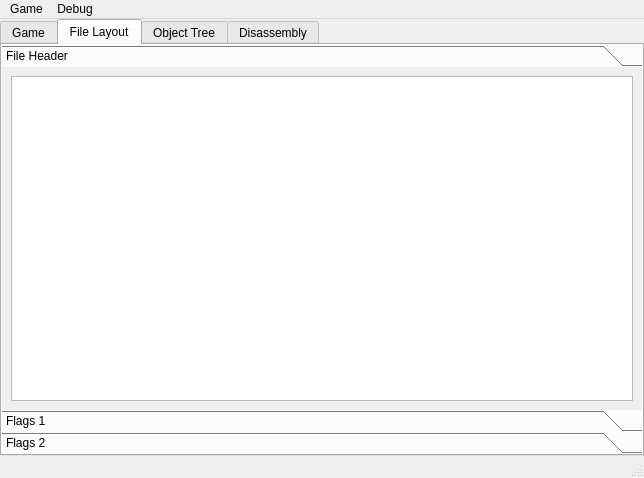
<?xml version="1.0" encoding="UTF-8"?>
<ui version="4.0">
 <class>MainWindow</class>
 <widget class="QMainWindow" name="MainWindow">
  <property name="geometry">
   <rect>
    <x>0</x>
    <y>0</y>
    <width>644</width>
    <height>478</height>
   </rect>
  </property>
  <property name="windowTitle">
   <string>Z-Machine Explorer</string>
  </property>
  <widget class="QWidget" name="centralwidget">
   <layout class="QVBoxLayout" name="verticalLayout">
    <property name="leftMargin">
     <number>0</number>
    </property>
    <property name="topMargin">
     <number>0</number>
    </property>
    <property name="rightMargin">
     <number>0</number>
    </property>
    <property name="bottomMargin">
     <number>0</number>
    </property>
    <item>
     <widget class="QTabWidget" name="tabWidget">
      <property name="tabPosition">
       <enum>QTabWidget::TabPosition::North</enum>
      </property>
      <property name="currentIndex">
       <number>1</number>
      </property>
      <widget class="QWidget" name="tabGame">
       <attribute name="title">
        <string>Game</string>
       </attribute>
       <layout class="QVBoxLayout" name="verticalLayout_6">
        <property name="leftMargin">
         <number>0</number>
        </property>
        <property name="topMargin">
         <number>0</number>
        </property>
        <property name="rightMargin">
         <number>0</number>
        </property>
        <property name="bottomMargin">
         <number>0</number>
        </property>
        <item>
         <widget class="QTextEdit" name="textEdit">
          <property name="undoRedoEnabled">
           <bool>false</bool>
          </property>
          <property name="readOnly">
           <bool>true</bool>
          </property>
         </widget>
        </item>
       </layout>
      </widget>
      <widget class="QWidget" name="tabFileLayout">
       <attribute name="title">
        <string>File Layout</string>
       </attribute>
       <layout class="QVBoxLayout" name="verticalLayout_2">
        <property name="leftMargin">
         <number>0</number>
        </property>
        <property name="topMargin">
         <number>0</number>
        </property>
        <property name="rightMargin">
         <number>0</number>
        </property>
        <property name="bottomMargin">
         <number>0</number>
        </property>
        <item>
         <widget class="QToolBox" name="toolBox">
          <property name="currentIndex">
           <number>0</number>
          </property>
          <property name="tabSpacing">
           <number>0</number>
          </property>
          <widget class="QWidget" name="fileHeaderPage">
           <property name="geometry">
            <rect>
             <x>0</x>
             <y>0</y>
             <width>640</width>
             <height>322</height>
            </rect>
           </property>
           <attribute name="label">
            <string>File Header</string>
           </attribute>
           <layout class="QVBoxLayout" name="verticalLayout_5">
            <item>
             <widget class="QTableView" name="headerTable">
              <property name="editTriggers">
               <set>QAbstractItemView::EditTrigger::SelectedClicked</set>
              </property>
             </widget>
            </item>
           </layout>
          </widget>
          <widget class="QWidget" name="flags1Page">
           <property name="geometry">
            <rect>
             <x>0</x>
             <y>0</y>
             <width>640</width>
             <height>322</height>
            </rect>
           </property>
           <attribute name="label">
            <string>Flags 1</string>
           </attribute>
           <layout class="QVBoxLayout" name="verticalLayout_7">
            <item>
             <widget class="QTableView" name="flags1Table"/>
            </item>
           </layout>
          </widget>
          <widget class="QWidget" name="flags2Page">
           <property name="geometry">
            <rect>
             <x>0</x>
             <y>0</y>
             <width>640</width>
             <height>322</height>
            </rect>
           </property>
           <attribute name="label">
            <string>Flags 2</string>
           </attribute>
           <layout class="QVBoxLayout" name="verticalLayout_8">
            <item>
             <widget class="QTableView" name="flags2Table"/>
            </item>
           </layout>
          </widget>
         </widget>
        </item>
       </layout>
      </widget>
      <widget class="QWidget" name="tabObjectTree">
       <attribute name="title">
        <string>Object Tree</string>
       </attribute>
       <layout class="QVBoxLayout" name="verticalLayout_4">
        <property name="leftMargin">
         <number>0</number>
        </property>
        <property name="topMargin">
         <number>0</number>
        </property>
        <property name="rightMargin">
         <number>0</number>
        </property>
        <property name="bottomMargin">
         <number>0</number>
        </property>
        <item>
         <layout class="QHBoxLayout" name="horizontalLayout_2">
          <item>
           <widget class="QPushButton" name="btnUpdateObjects">
            <property name="enabled">
             <bool>false</bool>
            </property>
            <property name="text">
             <string>Update Objects</string>
            </property>
           </widget>
          </item>
          <item>
           <spacer name="horizontalSpacer_2">
            <property name="orientation">
             <enum>Qt::Orientation::Horizontal</enum>
            </property>
            <property name="sizeHint" stdset="0">
             <size>
              <width>40</width>
              <height>20</height>
             </size>
            </property>
           </spacer>
          </item>
         </layout>
        </item>
        <item>
         <widget class="QTreeView" name="objectTreeView"/>
        </item>
       </layout>
      </widget>
      <widget class="QWidget" name="tabDisassembly">
       <attribute name="title">
        <string>Disassembly</string>
       </attribute>
       <layout class="QVBoxLayout" name="verticalLayout_3">
        <item>
         <layout class="QHBoxLayout" name="horizontalLayout">
          <item>
           <widget class="QPushButton" name="disassembleButton">
            <property name="text">
             <string>Disassemble</string>
            </property>
           </widget>
          </item>
          <item>
           <spacer name="horizontalSpacer">
            <property name="orientation">
             <enum>Qt::Orientation::Horizontal</enum>
            </property>
            <property name="sizeHint" stdset="0">
             <size>
              <width>40</width>
              <height>20</height>
             </size>
            </property>
           </spacer>
          </item>
         </layout>
        </item>
        <item>
         <widget class="QTextEdit" name="disassemblyText">
          <property name="placeholderText">
           <string>Disassembled Z-Code will be placed here</string>
          </property>
         </widget>
        </item>
       </layout>
      </widget>
     </widget>
    </item>
   </layout>
  </widget>
  <widget class="QMenuBar" name="menubar">
   <property name="geometry">
    <rect>
     <x>0</x>
     <y>0</y>
     <width>644</width>
     <height>23</height>
    </rect>
   </property>
   <widget class="QMenu" name="menuGame">
    <property name="title">
     <string>Game</string>
    </property>
    <widget class="QMenu" name="menuRecentStoryFiles">
     <property name="title">
      <string>Recent Story Files</string>
     </property>
     <addaction name="actionClearHistory"/>
    </widget>
    <addaction name="actionOpenStoryFile"/>
    <addaction name="menuRecentStoryFiles"/>
    <addaction name="actionRestart"/>
    <addaction name="separator"/>
    <addaction name="actionQuit"/>
   </widget>
   <widget class="QMenu" name="menuDebug">
    <property name="title">
     <string>Debug</string>
    </property>
    <widget class="QMenu" name="menuInterpreterNumber">
     <property name="title">
      <string>Interpreter Number</string>
     </property>
     <addaction name="actionDECSystem20"/>
     <addaction name="actionAppleIIe"/>
     <addaction name="actionMacintosh"/>
     <addaction name="actionAmiga"/>
     <addaction name="actionAtariST"/>
     <addaction name="actionIBMPC"/>
     <addaction name="actionCommodore128"/>
     <addaction name="actionCommodore64"/>
     <addaction name="actionAppleIIc"/>
     <addaction name="actionAppleIIgs"/>
     <addaction name="actionTandyColor"/>
    </widget>
    <addaction name="menuInterpreterNumber"/>
   </widget>
   <addaction name="menuGame"/>
   <addaction name="menuDebug"/>
  </widget>
  <widget class="QStatusBar" name="statusbar"/>
  <action name="actionOpenStoryFile">
   <property name="text">
    <string>Open Story File</string>
   </property>
  </action>
  <action name="actionClearHistory">
   <property name="text">
    <string>Clear History</string>
   </property>
  </action>
  <action name="actionQuit">
   <property name="text">
    <string>Quit</string>
   </property>
  </action>
  <action name="actionRestart">
   <property name="enabled">
    <bool>false</bool>
   </property>
   <property name="text">
    <string>Restart</string>
   </property>
  </action>
  <action name="actionDECSystem20">
   <property name="checkable">
    <bool>true</bool>
   </property>
   <property name="text">
    <string>DECSystem-20</string>
   </property>
  </action>
  <action name="actionAppleIIe">
   <property name="checkable">
    <bool>true</bool>
   </property>
   <property name="text">
    <string>Apple IIe</string>
   </property>
  </action>
  <action name="actionMacintosh">
   <property name="checkable">
    <bool>true</bool>
   </property>
   <property name="text">
    <string>Macintosh</string>
   </property>
  </action>
  <action name="actionAmiga">
   <property name="checkable">
    <bool>true</bool>
   </property>
   <property name="text">
    <string>Amiga</string>
   </property>
  </action>
  <action name="actionAtariST">
   <property name="checkable">
    <bool>true</bool>
   </property>
   <property name="text">
    <string>Atari ST</string>
   </property>
  </action>
  <action name="actionIBMPC">
   <property name="checkable">
    <bool>true</bool>
   </property>
   <property name="text">
    <string>IBM PC</string>
   </property>
  </action>
  <action name="actionCommodore128">
   <property name="checkable">
    <bool>true</bool>
   </property>
   <property name="text">
    <string>Commodore 128</string>
   </property>
  </action>
  <action name="actionCommodore64">
   <property name="checkable">
    <bool>true</bool>
   </property>
   <property name="text">
    <string>Commodore 64</string>
   </property>
  </action>
  <action name="actionAppleIIc">
   <property name="checkable">
    <bool>true</bool>
   </property>
   <property name="text">
    <string>Apple IIc</string>
   </property>
  </action>
  <action name="actionAppleIIgs">
   <property name="checkable">
    <bool>true</bool>
   </property>
   <property name="text">
    <string>Apple IIgs</string>
   </property>
  </action>
  <action name="actionTandyColor">
   <property name="checkable">
    <bool>true</bool>
   </property>
   <property name="text">
    <string>Tandy Color</string>
   </property>
  </action>
 </widget>
 <resources/>
 <connections/>
</ui>
